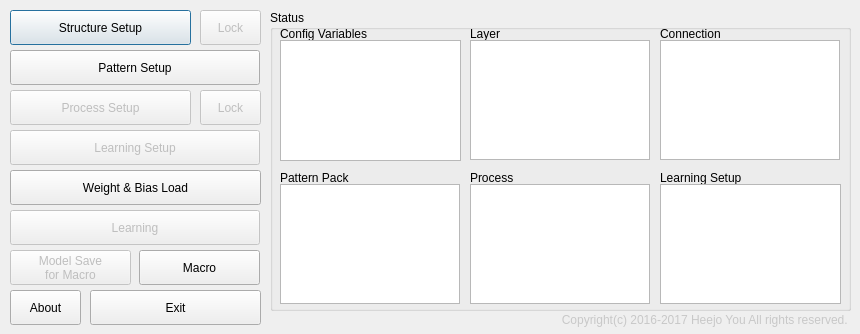
<?xml version="1.0" encoding="UTF-8"?>
<ui version="4.0">
 <class>main_Dialog</class>
 <widget class="QDialog" name="main_Dialog">
  <property name="geometry">
   <rect>
    <x>0</x>
    <y>0</y>
    <width>860</width>
    <height>334</height>
   </rect>
  </property>
  <property name="windowTitle">
   <string>HJ_Net with Tensorflow 0.9.0.0</string>
  </property>
  <widget class="QPushButton" name="structureSetup_Button">
   <property name="geometry">
    <rect>
     <x>10</x>
     <y>10</y>
     <width>181</width>
     <height>35</height>
    </rect>
   </property>
   <property name="text">
    <string>Structure Setup</string>
   </property>
  </widget>
  <widget class="QPushButton" name="exit_Button">
   <property name="geometry">
    <rect>
     <x>90</x>
     <y>290</y>
     <width>171</width>
     <height>35</height>
    </rect>
   </property>
   <property name="text">
    <string>Exit</string>
   </property>
  </widget>
  <widget class="QPushButton" name="patternSetup_Button">
   <property name="geometry">
    <rect>
     <x>10</x>
     <y>50</y>
     <width>250</width>
     <height>35</height>
    </rect>
   </property>
   <property name="text">
    <string>Pattern Setup</string>
   </property>
  </widget>
  <widget class="QPushButton" name="processSetup_Button">
   <property name="enabled">
    <bool>false</bool>
   </property>
   <property name="geometry">
    <rect>
     <x>10</x>
     <y>90</y>
     <width>181</width>
     <height>35</height>
    </rect>
   </property>
   <property name="text">
    <string>Process Setup</string>
   </property>
  </widget>
  <widget class="QPushButton" name="learning_Button">
   <property name="enabled">
    <bool>false</bool>
   </property>
   <property name="geometry">
    <rect>
     <x>10</x>
     <y>210</y>
     <width>250</width>
     <height>35</height>
    </rect>
   </property>
   <property name="text">
    <string>Learning</string>
   </property>
  </widget>
  <widget class="QPushButton" name="macro_Button">
   <property name="geometry">
    <rect>
     <x>139</x>
     <y>250</y>
     <width>121</width>
     <height>35</height>
    </rect>
   </property>
   <property name="text">
    <string>Macro</string>
   </property>
  </widget>
  <widget class="QPushButton" name="about_Button">
   <property name="geometry">
    <rect>
     <x>10</x>
     <y>290</y>
     <width>71</width>
     <height>35</height>
    </rect>
   </property>
   <property name="text">
    <string>About</string>
   </property>
  </widget>
  <widget class="QGroupBox" name="state_GroupBox">
   <property name="geometry">
    <rect>
     <x>270</x>
     <y>10</y>
     <width>581</width>
     <height>301</height>
    </rect>
   </property>
   <property name="title">
    <string>Status</string>
   </property>
   <widget class="QLabel" name="connection_Label">
    <property name="geometry">
     <rect>
      <x>390</x>
      <y>16</y>
      <width>100</width>
      <height>15</height>
     </rect>
    </property>
    <property name="text">
     <string>Connection</string>
    </property>
   </widget>
   <widget class="QLabel" name="layer_Label">
    <property name="geometry">
     <rect>
      <x>200</x>
      <y>16</y>
      <width>100</width>
      <height>15</height>
     </rect>
    </property>
    <property name="text">
     <string>Layer</string>
    </property>
   </widget>
   <widget class="QLabel" name="process_Label">
    <property name="geometry">
     <rect>
      <x>200</x>
      <y>160</y>
      <width>100</width>
      <height>15</height>
     </rect>
    </property>
    <property name="text">
     <string>Process</string>
    </property>
   </widget>
   <widget class="QLabel" name="patternPack_Label">
    <property name="geometry">
     <rect>
      <x>10</x>
      <y>160</y>
      <width>100</width>
      <height>15</height>
     </rect>
    </property>
    <property name="text">
     <string>Pattern Pack</string>
    </property>
   </widget>
   <widget class="QListWidget" name="layer_ListWidget">
    <property name="geometry">
     <rect>
      <x>200</x>
      <y>30</y>
      <width>180</width>
      <height>120</height>
     </rect>
    </property>
    <property name="selectionMode">
     <enum>QAbstractItemView::NoSelection</enum>
    </property>
   </widget>
   <widget class="QListWidget" name="connection_ListWidget">
    <property name="geometry">
     <rect>
      <x>390</x>
      <y>30</y>
      <width>180</width>
      <height>120</height>
     </rect>
    </property>
    <property name="selectionMode">
     <enum>QAbstractItemView::NoSelection</enum>
    </property>
   </widget>
   <widget class="QListWidget" name="process_ListWidget">
    <property name="geometry">
     <rect>
      <x>200</x>
      <y>174</y>
      <width>180</width>
      <height>120</height>
     </rect>
    </property>
    <property name="selectionMode">
     <enum>QAbstractItemView::NoSelection</enum>
    </property>
   </widget>
   <widget class="QListWidget" name="patternPack_ListWidget">
    <property name="geometry">
     <rect>
      <x>10</x>
      <y>174</y>
      <width>180</width>
      <height>120</height>
     </rect>
    </property>
    <property name="selectionMode">
     <enum>QAbstractItemView::NoSelection</enum>
    </property>
   </widget>
   <widget class="QLabel" name="learningSetup_Label">
    <property name="geometry">
     <rect>
      <x>390</x>
      <y>160</y>
      <width>100</width>
      <height>15</height>
     </rect>
    </property>
    <property name="text">
     <string>Learning Setup</string>
    </property>
   </widget>
   <widget class="QListWidget" name="learningSetup_ListWidget">
    <property name="geometry">
     <rect>
      <x>390</x>
      <y>174</y>
      <width>181</width>
      <height>120</height>
     </rect>
    </property>
    <property name="selectionMode">
     <enum>QAbstractItemView::NoSelection</enum>
    </property>
   </widget>
   <widget class="QLabel" name="layer_Label_2">
    <property name="geometry">
     <rect>
      <x>10</x>
      <y>16</y>
      <width>100</width>
      <height>15</height>
     </rect>
    </property>
    <property name="text">
     <string>Config Variables</string>
    </property>
   </widget>
   <widget class="QListWidget" name="configVariables_ListWidget">
    <property name="geometry">
     <rect>
      <x>10</x>
      <y>30</y>
      <width>181</width>
      <height>121</height>
     </rect>
    </property>
    <property name="selectionMode">
     <enum>QAbstractItemView::NoSelection</enum>
    </property>
   </widget>
  </widget>
  <widget class="QPushButton" name="structureLock_Button">
   <property name="enabled">
    <bool>false</bool>
   </property>
   <property name="geometry">
    <rect>
     <x>200</x>
     <y>10</y>
     <width>61</width>
     <height>35</height>
    </rect>
   </property>
   <property name="text">
    <string>Lock</string>
   </property>
  </widget>
  <widget class="QPushButton" name="processLock_Button">
   <property name="enabled">
    <bool>false</bool>
   </property>
   <property name="geometry">
    <rect>
     <x>200</x>
     <y>90</y>
     <width>61</width>
     <height>35</height>
    </rect>
   </property>
   <property name="text">
    <string>Lock</string>
   </property>
  </widget>
  <widget class="QPushButton" name="weightAndBiasLoad_Button">
   <property name="geometry">
    <rect>
     <x>10</x>
     <y>170</y>
     <width>251</width>
     <height>35</height>
    </rect>
   </property>
   <property name="text">
    <string>Weight &amp;&amp; Bias Load</string>
   </property>
  </widget>
  <widget class="QLabel" name="copyright_Label">
   <property name="geometry">
    <rect>
     <x>270</x>
     <y>310</y>
     <width>581</width>
     <height>20</height>
    </rect>
   </property>
   <property name="palette">
    <palette>
     <active>
      <colorrole role="WindowText">
       <brush brushstyle="SolidPattern">
        <color alpha="255">
         <red>200</red>
         <green>200</green>
         <blue>200</blue>
        </color>
       </brush>
      </colorrole>
     </active>
     <inactive>
      <colorrole role="WindowText">
       <brush brushstyle="SolidPattern">
        <color alpha="255">
         <red>200</red>
         <green>200</green>
         <blue>200</blue>
        </color>
       </brush>
      </colorrole>
     </inactive>
     <disabled>
      <colorrole role="WindowText">
       <brush brushstyle="SolidPattern">
        <color alpha="255">
         <red>120</red>
         <green>120</green>
         <blue>120</blue>
        </color>
       </brush>
      </colorrole>
     </disabled>
    </palette>
   </property>
   <property name="text">
    <string>Copyright(c) 2016-2017 Heejo You All rights reserved. </string>
   </property>
   <property name="alignment">
    <set>Qt::AlignRight|Qt::AlignTrailing|Qt::AlignVCenter</set>
   </property>
  </widget>
  <widget class="QPushButton" name="learningSetup_Button">
   <property name="enabled">
    <bool>false</bool>
   </property>
   <property name="geometry">
    <rect>
     <x>10</x>
     <y>130</y>
     <width>250</width>
     <height>35</height>
    </rect>
   </property>
   <property name="text">
    <string>Learning Setup</string>
   </property>
  </widget>
  <widget class="QPushButton" name="modelSaveforMacro_Button">
   <property name="enabled">
    <bool>false</bool>
   </property>
   <property name="geometry">
    <rect>
     <x>10</x>
     <y>250</y>
     <width>121</width>
     <height>35</height>
    </rect>
   </property>
   <property name="text">
    <string>Model Save
for Macro</string>
   </property>
  </widget>
 </widget>
 <resources/>
 <connections/>
</ui>
